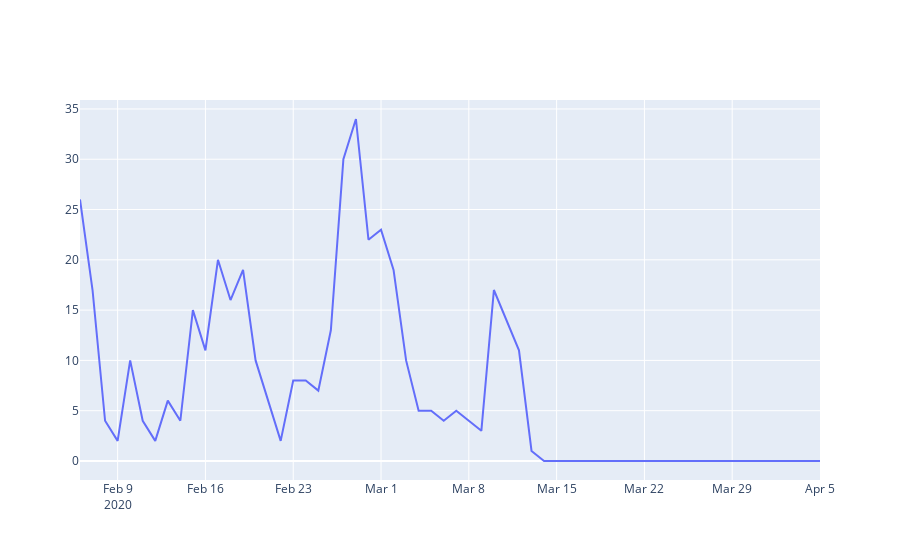

Notebook source saved alongside this figure:
### Code cell
#o mape nao ta calculando direito. nao to conseguindo plotar o test.orders x prediction
trace0 = go.Scatter(x=test.date,
                   y=test.orders, mode='lines', name='orders')

trace1 = go.Scatter(x=df.date,
                    y=predictions, mode='markers', name='competition price')

iplot([trace0])

### Figure 1 — Plotly figure (JSON) as saved in the notebook; plotly's stock layout.template omitted (floating-point values rounded to 4 significant figures)
{"data": [{"mode": "lines", "name": "orders", "type": "scatter", "x": ["2020-02-06", "2020-02-07", "2020-02-08", "2020-02-09", "2020-02-10", "2020-02-11", "2020-02-12", "2020-02-13", "2020-02-14", "2020-02-15", "2020-02-16", "2020-02-17", "2020-02-18", "2020-02-19", "2020-02-20", "2020-02-21", "2020-02-22", "2020-02-23", "2020-02-24", "2020-02-25", "2020-02-26", "2020-02-27", "2020-02-28", "2020-02-29", "2020-03-01", "2020-03-02", "2020-03-03", "2020-03-04", "2020-03-05", "2020-03-06", "2020-03-07", "2020-03-08", "2020-03-09", "2020-03-10", "2020-03-11", "2020-03-12", "2020-03-13", "2020-03-14", "2020-03-15", "2020-03-16", "2020-03-17", "2020-03-18", "2020-03-19", "2020-03-20", "2020-03-21", "2020-03-22", "2020-03-23", "2020-03-24", "2020-03-25", "2020-03-26", "2020-03-27", "2020-03-28", "2020-03-29", "2020-03-30", "2020-03-31", "2020-04-01", "2020-04-02", "2020-04-03", "2020-04-04", "2020-04-05"], "y": [26, 17, 4, 2, 10, 4, 2, 6, 4, 15, 11, 20, 16, 19, 10, 6, 2, 8, 8, 7, 13, 30, 34, 22, 23, 19, 10, 5, 5, 4, 5, 4, 3, 17, 14, 11, 1, 0, 0, 0, 0, 0, 0, 0, 0, 0, 0, 0, 0, 0, 0, 0, 0, 0, 0, 0, 0, 0, 0, 0]}], "layout": {}}
